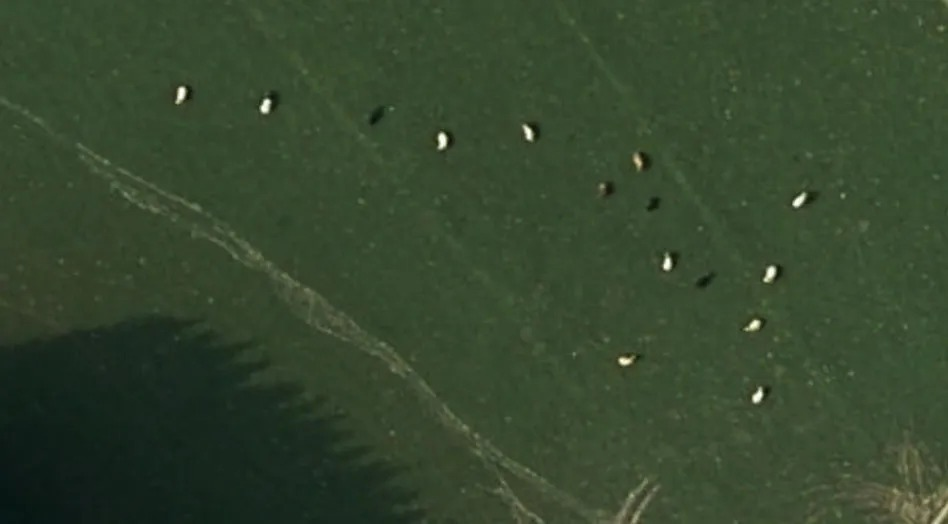
#> input picture Hareket/resimden_koyun_sayma/koyun.jpeg, 948 x 524 px
$ python 'kanallara_ayırma_histogram.py'
#> lines starting #> are read from the running program, lines starting #| are printed output that depends on the picture
# -*- coding: utf-8 -*-
"""
Created on Thu Aug 20 14:04:49 2026

@author: GİZEM
"""

import cv2
import matplotlib.pyplot as plt

image=cv2.imread("koyun.jpeg")
#> image is the input picture: shape (524, 948, 3); mean B, G, R 45.9, 70.4, 53.1


b = image[:, :, 0]
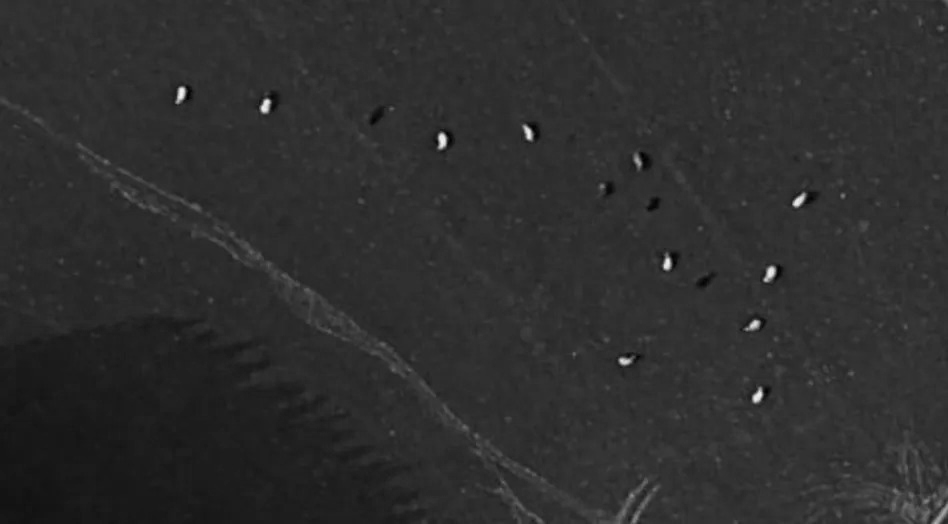
#> b: shape (524, 948); min 0, max 243, mean 45.9
g = image[:, :, 1]
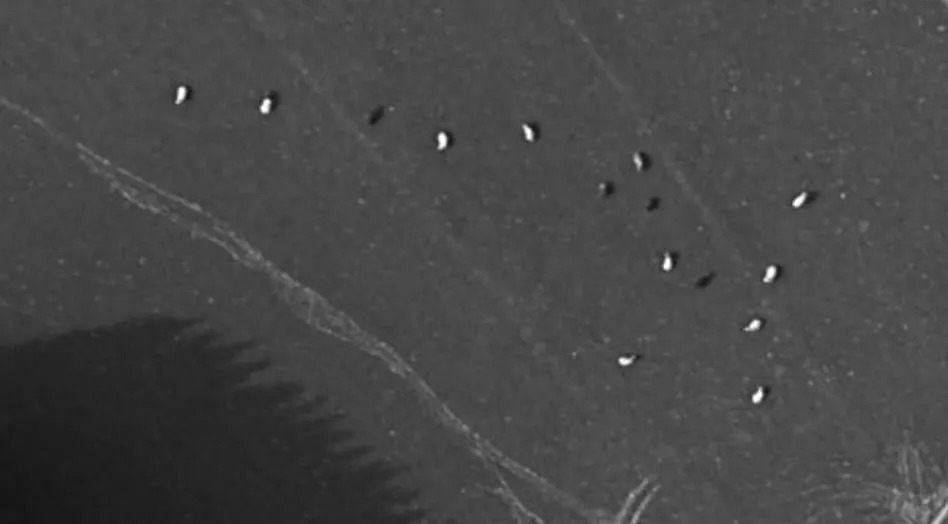
#> g: shape (524, 948); min 16, max 255, mean 70.4
r = image[:, :, 2]

cv2.imshow("b", b)
cv2.imshow("r", r)
cv2.imshow("g", g)

# histagram

hist_b = cv2.calcHist([b], [0], None, [256], [0, 256])
#> hist_b = 256 values, max 49221 at index 46, min 0 at index 239, mean 1940.4
hist_g = cv2.calcHist([g], [0], None, [256], [0, 256])
#> hist_g = 256 values, max 43631 at index 74, min 0 at index 0, mean 1940.4
hist_r = cv2.calcHist([r], [0], None, [256], [0, 256])
#> hist_r = 256 values, max 48696 at index 56, min 0 at index 0, mean 1940.4

plt.figure(1)
plt.plot(hist_b, color='blue', label='Mavi (B) Kanalı')

plt.xlim([0, 256])
plt.legend()


plt.figure(2)
plt.plot(hist_g, color='green', label='Yeşil (G) Kanalı')
plt.xlim([0, 256])
plt.legend()

plt.figure(3)
plt.plot(hist_r, color='red', label='Kırmızı (R) Kanalı')
plt.xlim([0, 256])
plt.legend()


ters_b = 255 - b
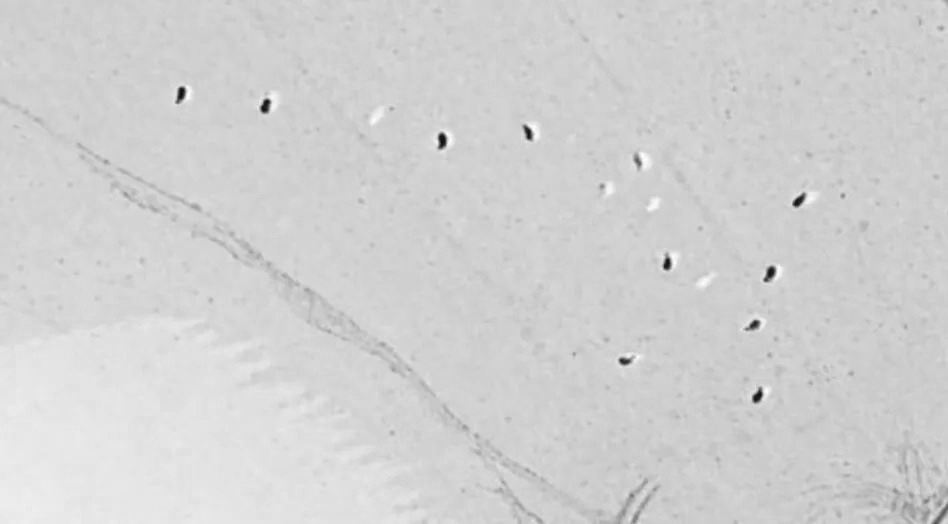
#> ters_b: shape (524, 948); min 12, max 255, mean 209.1
ters_g = 255 - g
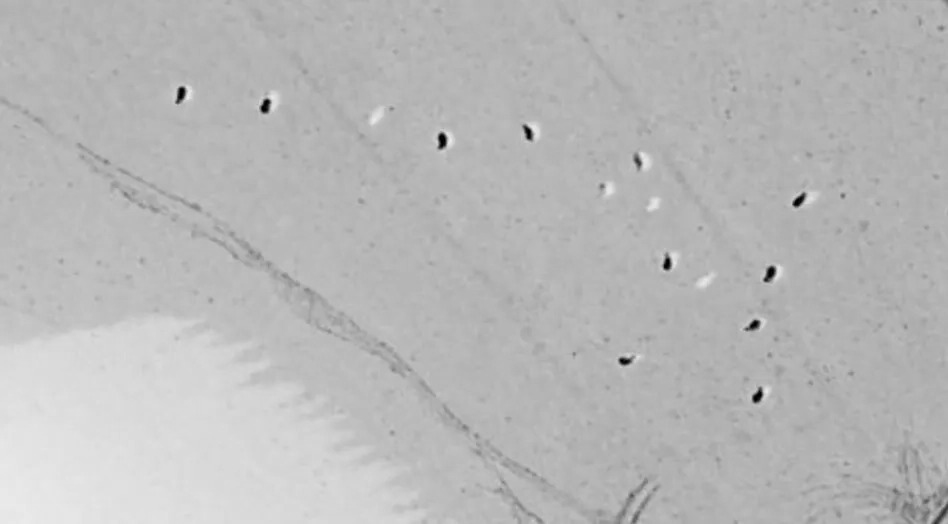
#> ters_g: shape (524, 948); min 0, max 239, mean 184.6
ters_r = 255 - r

cv2.imshow("b ne",ters_b)

plt.show()
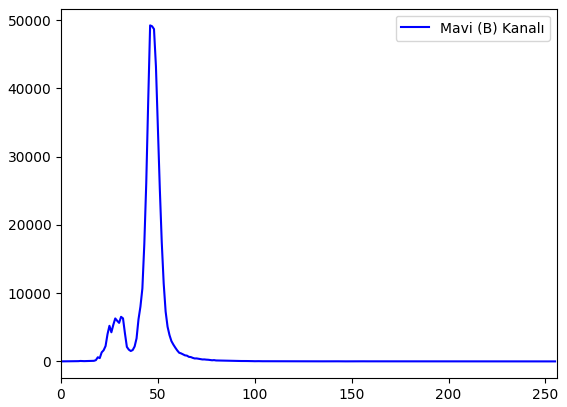
#> figure drawn by matplotlib, 1 panel; curve peaks at x = 46, y = 49221
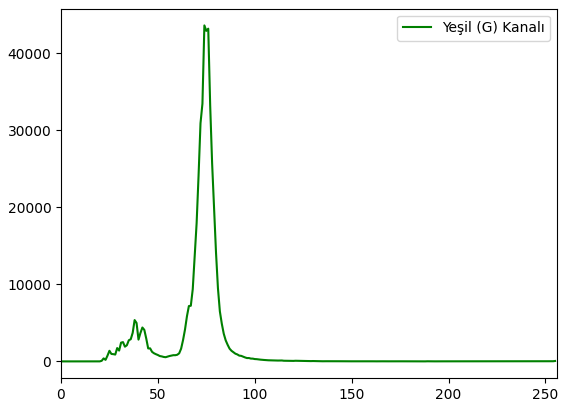
#> figure drawn by matplotlib, 1 panel; curve peaks at x = 74, y = 43631
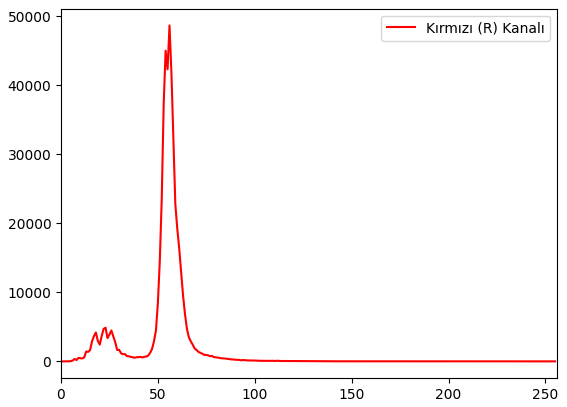
#> figure drawn by matplotlib, 1 panel; curve peaks at x = 56, y = 48696


cv2.waitKey(0)
cv2.destroyAllWindows()
